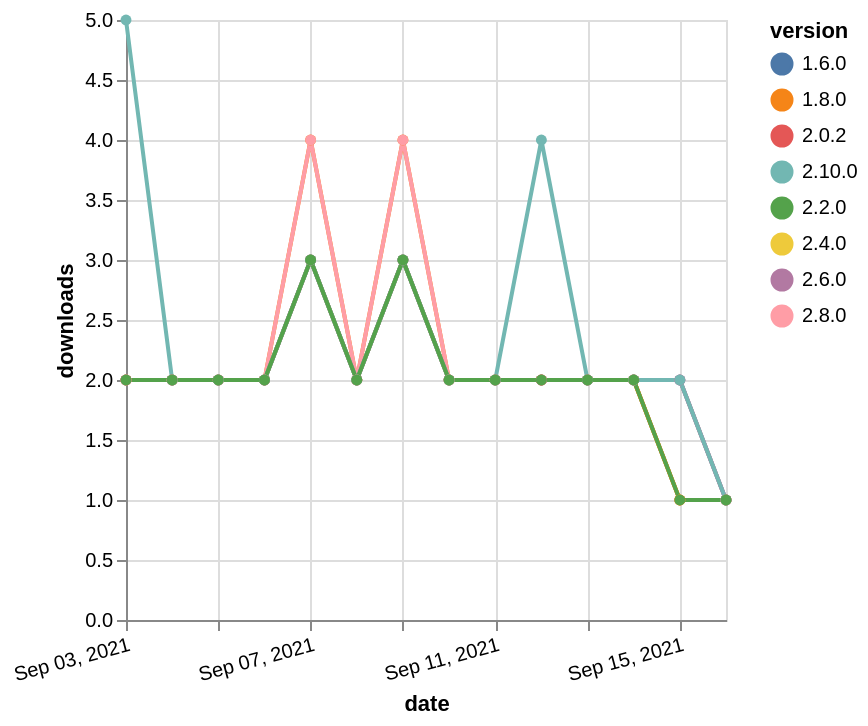

Vega-Lite specification stored for this chart:
### Vega-Lite specification from a JSON file in a GitHub repository (floating-point values rounded to 4 significant figures)
{"$schema": "https://vega.github.io/schema/vega-lite/v5.json", "description": "A simple bar chart with embedded data.", "data": {"values": [{"date": "2021-09-03", "total": 2051, "delta": 2, "version": "2.0.2"}, {"date": "2021-09-04", "total": 2053, "delta": 2, "version": "2.0.2"}, {"date": "2021-09-05", "total": 2055, "delta": 2, "version": "2.0.2"}, {"date": "2021-09-06", "total": 2057, "delta": 2, "version": "2.0.2"}, {"date": "2021-09-07", "total": 2060, "delta": 3, "version": "2.0.2"}, {"date": "2021-09-08", "total": 2062, "delta": 2, "version": "2.0.2"}, {"date": "2021-09-09", "total": 2065, "delta": 3, "version": "2.0.2"}, {"date": "2021-09-10", "total": 2067, "delta": 2, "version": "2.0.2"}, {"date": "2021-09-11", "total": 2069, "delta": 2, "version": "2.0.2"}, {"date": "2021-09-12", "total": 2071, "delta": 2, "version": "2.0.2"}, {"date": "2021-09-13", "total": 2073, "delta": 2, "version": "2.0.2"}, {"date": "2021-09-14", "total": 2075, "delta": 2, "version": "2.0.2"}, {"date": "2021-09-15", "total": 2076, "delta": 1, "version": "2.0.2"}, {"date": "2021-09-16", "total": 2077, "delta": 1, "version": "2.0.2"}, {"date": "2021-09-03", "total": 2390, "delta": 2, "version": "1.6.0"}, {"date": "2021-09-04", "total": 2392, "delta": 2, "version": "1.6.0"}, {"date": "2021-09-05", "total": 2394, "delta": 2, "version": "1.6.0"}, {"date": "2021-09-06", "total": 2396, "delta": 2, "version": "1.6.0"}, {"date": "2021-09-07", "total": 2399, "delta": 3, "version": "1.6.0"}, {"date": "2021-09-08", "total": 2401, "delta": 2, "version": "1.6.0"}, {"date": "2021-09-09", "total": 2404, "delta": 3, "version": "1.6.0"}, {"date": "2021-09-10", "total": 2406, "delta": 2, "version": "1.6.0"}, {"date": "2021-09-11", "total": 2408, "delta": 2, "version": "1.6.0"}, {"date": "2021-09-12", "total": 2410, "delta": 2, "version": "1.6.0"}, {"date": "2021-09-13", "total": 2412, "delta": 2, "version": "1.6.0"}, {"date": "2021-09-14", "total": 2414, "delta": 2, "version": "1.6.0"}, {"date": "2021-09-15", "total": 2416, "delta": 2, "version": "1.6.0"}, {"date": "2021-09-16", "total": 2417, "delta": 1, "version": "1.6.0"}, {"date": "2021-09-03", "total": 1493, "delta": 2, "version": "2.4.0"}, {"date": "2021-09-04", "total": 1495, "delta": 2, "version": "2.4.0"}, {"date": "2021-09-05", "total": 1497, "delta": 2, "version": "2.4.0"}, {"date": "2021-09-06", "total": 1499, "delta": 2, "version": "2.4.0"}, {"date": "2021-09-07", "total": 1502, "delta": 3, "version": "2.4.0"}, {"date": "2021-09-08", "total": 1504, "delta": 2, "version": "2.4.0"}, {"date": "2021-09-09", "total": 1507, "delta": 3, "version": "2.4.0"}, {"date": "2021-09-10", "total": 1509, "delta": 2, "version": "2.4.0"}, {"date": "2021-09-11", "total": 1511, "delta": 2, "version": "2.4.0"}, {"date": "2021-09-12", "total": 1513, "delta": 2, "version": "2.4.0"}, {"date": "2021-09-13", "total": 1515, "delta": 2, "version": "2.4.0"}, {"date": "2021-09-14", "total": 1517, "delta": 2, "version": "2.4.0"}, {"date": "2021-09-15", "total": 1518, "delta": 1, "version": "2.4.0"}, {"date": "2021-09-16", "total": 1519, "delta": 1, "version": "2.4.0"}, {"date": "2021-09-03", "total": 2502, "delta": 2, "version": "1.8.0"}, {"date": "2021-09-04", "total": 2504, "delta": 2, "version": "1.8.0"}, {"date": "2021-09-05", "total": 2506, "delta": 2, "version": "1.8.0"}, {"date": "2021-09-06", "total": 2508, "delta": 2, "version": "1.8.0"}, {"date": "2021-09-07", "total": 2512, "delta": 4, "version": "1.8.0"}, {"date": "2021-09-08", "total": 2514, "delta": 2, "version": "1.8.0"}, {"date": "2021-09-09", "total": 2518, "delta": 4, "version": "1.8.0"}, {"date": "2021-09-10", "total": 2520, "delta": 2, "version": "1.8.0"}, {"date": "2021-09-11", "total": 2522, "delta": 2, "version": "1.8.0"}, {"date": "2021-09-12", "total": 2524, "delta": 2, "version": "1.8.0"}, {"date": "2021-09-13", "total": 2526, "delta": 2, "version": "1.8.0"}, {"date": "2021-09-14", "total": 2528, "delta": 2, "version": "1.8.0"}, {"date": "2021-09-15", "total": 2529, "delta": 1, "version": "1.8.0"}, {"date": "2021-09-16", "total": 2530, "delta": 1, "version": "1.8.0"}, {"date": "2021-09-03", "total": 737, "delta": 2, "version": "2.8.0"}, {"date": "2021-09-04", "total": 739, "delta": 2, "version": "2.8.0"}, {"date": "2021-09-05", "total": 741, "delta": 2, "version": "2.8.0"}, {"date": "2021-09-06", "total": 743, "delta": 2, "version": "2.8.0"}, {"date": "2021-09-07", "total": 747, "delta": 4, "version": "2.8.0"}, {"date": "2021-09-08", "total": 749, "delta": 2, "version": "2.8.0"}, {"date": "2021-09-09", "total": 753, "delta": 4, "version": "2.8.0"}, {"date": "2021-09-10", "total": 755, "delta": 2, "version": "2.8.0"}, {"date": "2021-09-11", "total": 757, "delta": 2, "version": "2.8.0"}, {"date": "2021-09-12", "total": 759, "delta": 2, "version": "2.8.0"}, {"date": "2021-09-13", "total": 761, "delta": 2, "version": "2.8.0"}, {"date": "2021-09-14", "total": 763, "delta": 2, "version": "2.8.0"}, {"date": "2021-09-15", "total": 765, "delta": 2, "version": "2.8.0"}, {"date": "2021-09-16", "total": 766, "delta": 1, "version": "2.8.0"}, {"date": "2021-09-03", "total": 1018, "delta": 2, "version": "2.6.0"}, {"date": "2021-09-04", "total": 1020, "delta": 2, "version": "2.6.0"}, {"date": "2021-09-05", "total": 1022, "delta": 2, "version": "2.6.0"}, {"date": "2021-09-06", "total": 1024, "delta": 2, "version": "2.6.0"}, {"date": "2021-09-07", "total": 1027, "delta": 3, "version": "2.6.0"}, {"date": "2021-09-08", "total": 1029, "delta": 2, "version": "2.6.0"}, {"date": "2021-09-09", "total": 1032, "delta": 3, "version": "2.6.0"}, {"date": "2021-09-10", "total": 1034, "delta": 2, "version": "2.6.0"}, {"date": "2021-09-11", "total": 1036, "delta": 2, "version": "2.6.0"}, {"date": "2021-09-12", "total": 1038, "delta": 2, "version": "2.6.0"}, {"date": "2021-09-13", "total": 1040, "delta": 2, "version": "2.6.0"}, {"date": "2021-09-14", "total": 1042, "delta": 2, "version": "2.6.0"}, {"date": "2021-09-15", "total": 1044, "delta": 2, "version": "2.6.0"}, {"date": "2021-09-16", "total": 1045, "delta": 1, "version": "2.6.0"}, {"date": "2021-09-03", "total": 237, "delta": 5, "version": "2.10.0"}, {"date": "2021-09-04", "total": 239, "delta": 2, "version": "2.10.0"}, {"date": "2021-09-05", "total": 241, "delta": 2, "version": "2.10.0"}, {"date": "2021-09-06", "total": 243, "delta": 2, "version": "2.10.0"}, {"date": "2021-09-07", "total": 246, "delta": 3, "version": "2.10.0"}, {"date": "2021-09-08", "total": 248, "delta": 2, "version": "2.10.0"}, {"date": "2021-09-09", "total": 251, "delta": 3, "version": "2.10.0"}, {"date": "2021-09-10", "total": 253, "delta": 2, "version": "2.10.0"}, {"date": "2021-09-11", "total": 255, "delta": 2, "version": "2.10.0"}, {"date": "2021-09-12", "total": 259, "delta": 4, "version": "2.10.0"}, {"date": "2021-09-13", "total": 261, "delta": 2, "version": "2.10.0"}, {"date": "2021-09-14", "total": 263, "delta": 2, "version": "2.10.0"}, {"date": "2021-09-15", "total": 265, "delta": 2, "version": "2.10.0"}, {"date": "2021-09-16", "total": 266, "delta": 1, "version": "2.10.0"}, {"date": "2021-09-03", "total": 1641, "delta": 2, "version": "2.2.0"}, {"date": "2021-09-04", "total": 1643, "delta": 2, "version": "2.2.0"}, {"date": "2021-09-05", "total": 1645, "delta": 2, "version": "2.2.0"}, {"date": "2021-09-06", "total": 1647, "delta": 2, "version": "2.2.0"}, {"date": "2021-09-07", "total": 1650, "delta": 3, "version": "2.2.0"}, {"date": "2021-09-08", "total": 1652, "delta": 2, "version": "2.2.0"}, {"date": "2021-09-09", "total": 1655, "delta": 3, "version": "2.2.0"}, {"date": "2021-09-10", "total": 1657, "delta": 2, "version": "2.2.0"}, {"date": "2021-09-11", "total": 1659, "delta": 2, "version": "2.2.0"}, {"date": "2021-09-12", "total": 1661, "delta": 2, "version": "2.2.0"}, {"date": "2021-09-13", "total": 1663, "delta": 2, "version": "2.2.0"}, {"date": "2021-09-14", "total": 1665, "delta": 2, "version": "2.2.0"}, {"date": "2021-09-15", "total": 1666, "delta": 1, "version": "2.2.0"}, {"date": "2021-09-16", "total": 1667, "delta": 1, "version": "2.2.0"}]}, "width": "container", "mark": {"type": "line", "point": {"filled": true}}, "encoding": {"x": {"field": "date", "type": "temporal", "timeUnit": "yearmonthdate", "title": "date", "axis": {"labelAngle": -15}}, "y": {"field": "delta", "type": "quantitative", "title": "downloads"}, "color": {"field": "version", "type": "nominal"}, "tooltip": {"field": "delta"}}}
